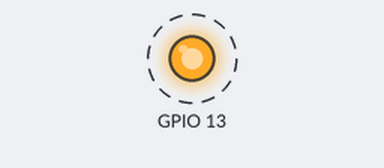
Bench run of a sketch on a simulated ESP32. On the bench: output pins drawn as LEDs (lit = HIGH). Dashed ring = blinking. What the sketch prints to the serial monitor is not drawn.

Above: at 0.5 s.
Timing chart, 0 to 4.6 s (numbered marks = the images above):
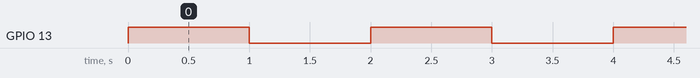

Measured:
- by itself, GPIO 13: alternates HIGH for 1.0 s and LOW for 1.0 s

The sketch:

flashtest.ino
```cpp
void setup(){
Serial.begin(115200);
Serial.print("14CORE | TEST CODE FOR ESP32 BLINK");
pinMode(13, OUTPUT);
}

void loop(){
Serial.println("Blinking");
digitalWrite(13, HIGH);
delay(1000);
digitalWrite(13, LOW);
delay(1000);
}
```
